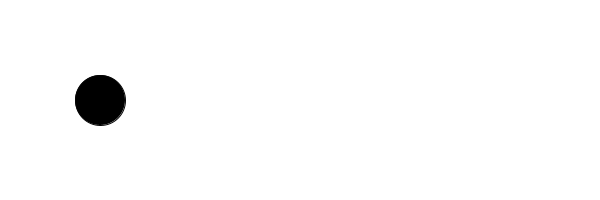
Frame 1 (no input)
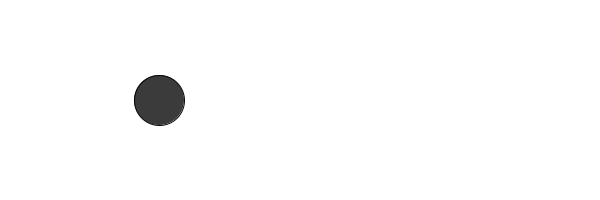
Frame 60 (the mouse pressed at the canvas centre just before this capture)
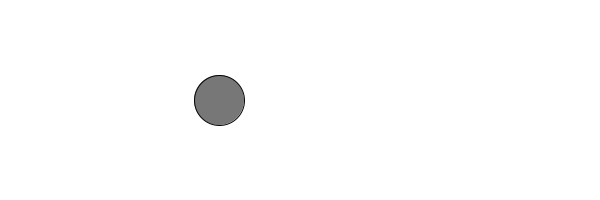
Frame 120 (the mouse held since frame 60 and released just before this capture)

The Processing sketch that drew these frames (run headless with seeded random() and noise(); from frame 60 on, the mouse is pressed at the canvas centre):

// Processing sketch: ej_guia_estudio_2
// ── ej_guia_estudio_2.pde
int variable1=100;
int rainbou=0;

void setup() {
  size(600,200);
}
void draw() {
  background(255);
  smooth();
  stroke(5);
  fill(rainbou);
  rainbou=rainbou+1;

  ellipse(variable1, 100, 50, 50);
  variable1=variable1+1;
}
void mousePressed() {
  stroke(0);
  fill(175);
  rectMode(CENTER);
  rect(mouseX, mouseY, 011, 011);
}
